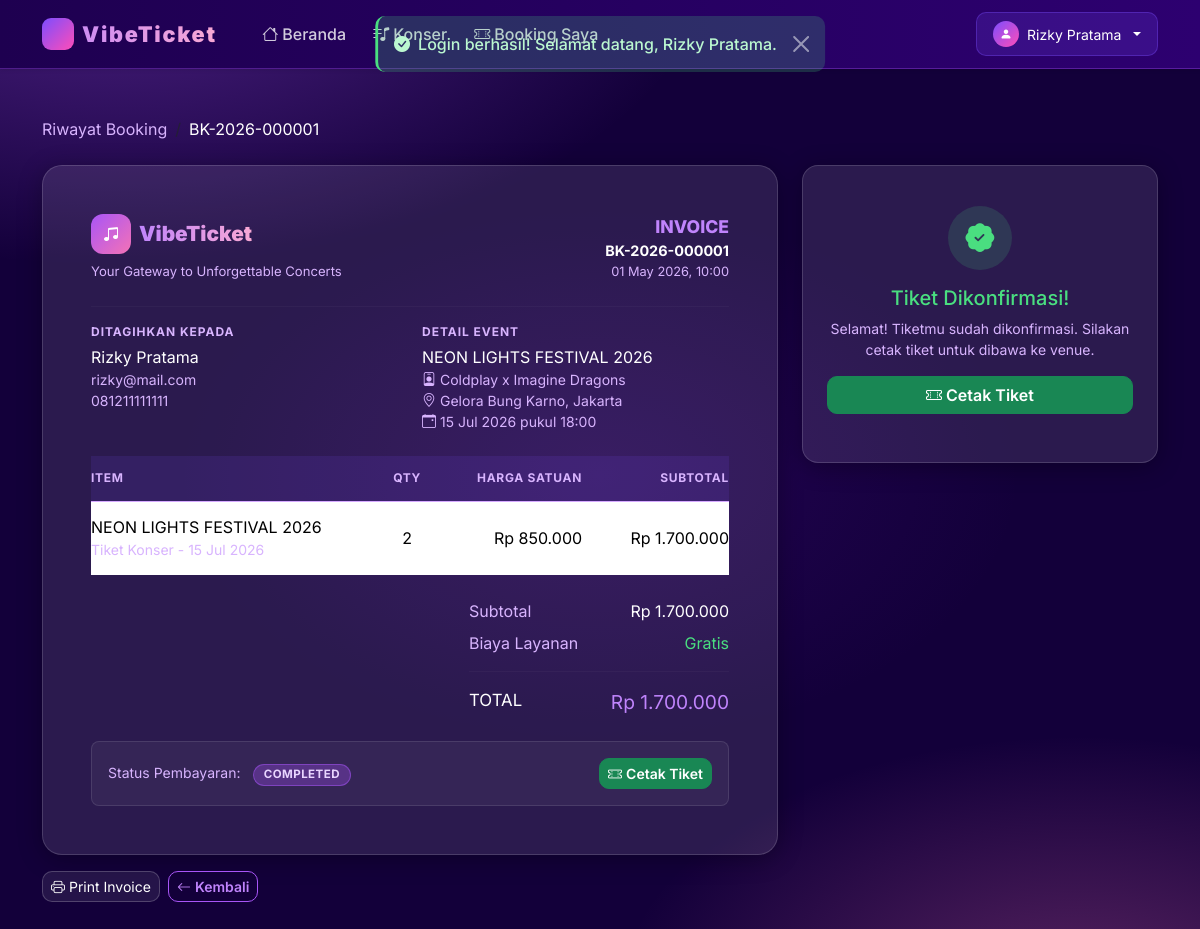
Screenshot of /customer/invoice.php?id=1 (signed in) with the database file from the repository.
### tables this page shows
CREATE TABLE IF NOT EXISTS `bookings` (
    `id`            INT(11) NOT NULL AUTO_INCREMENT,
    `user_id`       INT(11) NOT NULL,
    `event_id`      INT(11) NOT NULL,
    `booking_code`  VARCHAR(30) NOT NULL UNIQUE,
    `total_ticket`  INT(11) NOT NULL DEFAULT 1,
    `total_price`   DECIMAL(12,2) NOT NULL DEFAULT 0,
    `booking_date`  TIMESTAMP NOT NULL DEFAULT CURRENT_TIMESTAMP,
    `payment_proof` VARCHAR(255) DEFAULT NULL,
    `status`        ENUM('pending','paid','rejected','completed') NOT NULL DEFAULT 'pending',
    `notes`         TEXT DEFAULT NULL,
    PRIMARY KEY (`id`),
    FOREIGN KEY (`user_id`)  REFERENCES `users`(`id`)  ON DELETE CASCADE,
    FOREIGN KEY (`event_id`) REFERENCES `events`(`id`) ON DELETE CASCADE
);

CREATE TABLE IF NOT EXISTS `users` (
    `id`         INT(11) NOT NULL AUTO_INCREMENT,
    `role`       ENUM('admin','customer') NOT NULL DEFAULT 'customer',
    `name`       VARCHAR(100) NOT NULL,
    `email`      VARCHAR(100) NOT NULL UNIQUE,
    `password`   VARCHAR(255) NOT NULL,
    `phone`      VARCHAR(20) DEFAULT NULL,
    `photo`      VARCHAR(255) DEFAULT 'default.png',
    `created_at` TIMESTAMP NOT NULL DEFAULT CURRENT_TIMESTAMP,
    PRIMARY KEY (`id`)
);

CREATE TABLE IF NOT EXISTS `events` (
    `id`          INT(11) NOT NULL AUTO_INCREMENT,
    `code`        VARCHAR(20) NOT NULL UNIQUE,
    `name`        VARCHAR(150) NOT NULL,
    `artist`      VARCHAR(150) NOT NULL,
    `location`    VARCHAR(200) NOT NULL,
    `event_date`  DATE NOT NULL,
    `event_time`  TIME NOT NULL,
    `price`       DECIMAL(12,2) NOT NULL DEFAULT 0,
    `quota`       INT(11) NOT NULL DEFAULT 0,
    `sold`        INT(11) NOT NULL DEFAULT 0,
    `poster`      VARCHAR(255) DEFAULT 'default_poster.jpg',
    `description` TEXT DEFAULT NULL,
    `status`      ENUM('upcoming','ongoing','finished','cancelled') NOT NULL DEFAULT 'upcoming',
    `created_at`  TIMESTAMP NOT NULL DEFAULT CURRENT_TIMESTAMP,
    PRIMARY KEY (`id`)
);

### customer/invoice.php (the view, shortened to what the rows shown need)
<?php
require_once __DIR__ . '/../includes/header.php';
$bookingId = intval($_GET['id'] ?? 0);
$userId    = $_SESSION['user_id'];
$stmt = $conn->prepare(
    'SELECT b.*, e.name AS event_name, e.artist, e.location, e.event_date,
            e.event_time, e.price AS ticket_price, e.poster,
            u.name AS customer_name, u.email AS customer_email, u.phone AS customer_phone
     FROM bookings b
     JOIN events e ON b.event_id = e.id
     JOIN users  u ON b.user_id  = u.id
     WHERE b.id = ? AND b.user_id = ? LIMIT 1'
);
$stmt->bind_param('ii', $bookingId, $userId);
$stmt->execute();
$booking = $stmt->get_result()->fetch_assoc();
?>
<div class="container py-5">
    <nav aria-label="breadcrumb" class="mb-4">
        <ol class="breadcrumb" style="background:transparent;">
            <li class="breadcrumb-item"><a href="<?= getBaseUrl() ?>/customer/bookings.php" class="text-soft">Riwayat Booking</a></li>
            <li class="breadcrumb-item active text-white"><?= htmlspecialchars($booking['booking_code']) ?></li>
        </ol>
    </nav>
    <div class="row g-4">
        <div class="col-lg-8">
            <div class="card-glass p-4 p-md-5" id="invoiceArea" style="border-radius:20px;">
                <div class="d-flex justify-content-between align-items-start mb-4 flex-wrap gap-3">
                    <div class="text-end">
                        <div style="font-size:1.1rem;font-weight:800;color:#c084fc;">INVOICE</div>
                        <div style="font-size:0.9rem;font-weight:700;"><?= htmlspecialchars($booking['booking_code']) ?></div>
                        <div class="text-soft" style="font-size:0.8rem;"><?= date('d M Y, H:i', strtotime($booking['booking_date'])) ?></div>
                    </div>
                </div>
                <div class="row g-4 mb-4">
                    <div class="col-md-6">
                        <p class="text-soft mb-1" style="font-size:0.75rem;text-transform:uppercase;letter-spacing:0.08em;font-weight:700;">Ditagihkan Kepada</p>
                        <div class="fw-700"><?= htmlspecialchars($booking['customer_name']) ?></div>
                        <div class="text-soft small"><?= htmlspecialchars($booking['customer_email']) ?></div>
                        <div class="text-soft small"><?= htmlspecialchars($booking['customer_phone'] ?: '-') ?></div>
                    </div>
                    <div class="col-md-6">
                        <p class="text-soft mb-1" style="font-size:0.75rem;text-transform:uppercase;letter-spacing:0.08em;font-weight:700;">Detail Event</p>
                        <div class="fw-700"><?= htmlspecialchars($booking['event_name']) ?></div>
                        <div class="text-soft small"><i class="bi bi-person-badge me-1"></i><?= htmlspecialchars($booking['artist']) ?></div>
                        <div class="text-soft small"><i class="bi bi-geo-alt me-1"></i><?= htmlspecialchars($booking['location']) ?></div>
                        <div class="text-soft small"><i class="bi bi-calendar-event me-1"></i><?= date('d M Y', strtotime($booking['event_date'])) ?> pukul <?= date('H:i', strtotime($booking['event_time'])) ?></div>
                    </div>
                </div>
                <div class="table-responsive mb-4">
                    <table class="table mb-0" style="color:#fff;">
                        <thead>
                            <tr style="border-bottom:1px solid rgba(168,85,247,0.35);">
                                <th class="text-soft ps-0" style="font-size:0.75rem;text-transform:uppercase;letter-spacing:0.06em;">Item</th>
                                <th class="text-soft text-center" style="font-size:0.75rem;text-transform:uppercase;letter-spacing:0.06em;">Qty</th>
                                <th class="text-soft text-end" style="font-size:0.75rem;text-transform:uppercase;letter-spacing:0.06em;">Harga Satuan</th>
                                <th class="text-soft text-end pe-0" style="font-size:0.75rem;text-transform:uppercase;letter-spacing:0.06em;">Subtotal</th>
                            </tr>
                        </thead>
                        <tbody>
                            <tr style="border-bottom:1px solid rgba(255,255,255,0.07);">
                                <td class="ps-0">
                                    <div class="fw-600"><?= htmlspecialchars($booking['event_name']) ?></div>
                                    <div class="text-soft small">Tiket Konser - <?= date('d M Y', strtotime($booking['event_date'])) ?></div>
                                </td>
                                <td class="text-center"><?= $booking['total_ticket'] ?></td>
                                <td class="text-end"><?= formatRupiah($booking['ticket_price']) ?></td>
                                <td class="text-end pe-0 fw-700"><?= formatRupiah($booking['total_price']) ?></td>
                            </tr>
                        </tbody>
                    </table>
                </div>
                <div class="d-flex justify-content-end mb-4">
                    <div style="min-width:260px;">
                        <div class="d-flex justify-content-between mb-2">
                            <span class="text-soft">Subtotal</span>
                            <span><?= formatRupiah($booking['total_price']) ?></span>
                        </div>
                        <div class="d-flex justify-content-between">
                            <span class="fw-800" style="font-size:1.05rem;">TOTAL</span>
                            <span class="fw-800" style="font-size:1.2rem;color:#c084fc;"><?= formatRupiah($booking['total_price']) ?></span>
                        </div>
                    </div>
                </div>
                <div class="d-flex align-items-center justify-content-between flex-wrap gap-2 p-3 rounded-3" style="background:rgba(255,255,255,0.05);border:1px solid rgba(255,255,255,0.10);">
                    <div>
                        <span class="text-soft small">Status Pembayaran:</span>
                        <span class="ms-2 badge badge-status badge-<?= $booking['status'] ?> text-uppercase"><?= $booking['status'] ?></span>
                    </div>
                </div>
            </div>
        </div>
    </div>
</div>
<?php include __DIR__ . '/../includes/footer.php'; ?>

### rows the page displays
bookings: booking_code "BK-2026-000001", booking_date "01 May 2026, 10:00", user.name "Rizky Pratama", user.email "rizky@mail.com", user.phone "081211111111", event.name "NEON LIGHTS FESTIVAL 2026", event.artist "Coldplay x Imagine Dragons", event.location "Gelora Bung Karno, Jakarta", event.event_date "15 Jul 2026", event.event_time "18:00", total_ticket "2", event.price "Rp 850.000", total_price "Rp 1.700.000", status "COMPLETED"

### other values shown
$message "Login berhasil! Selamat datang, Rizky Pratama."
$_SESSION['user_name'] "Rizky Pratama"
